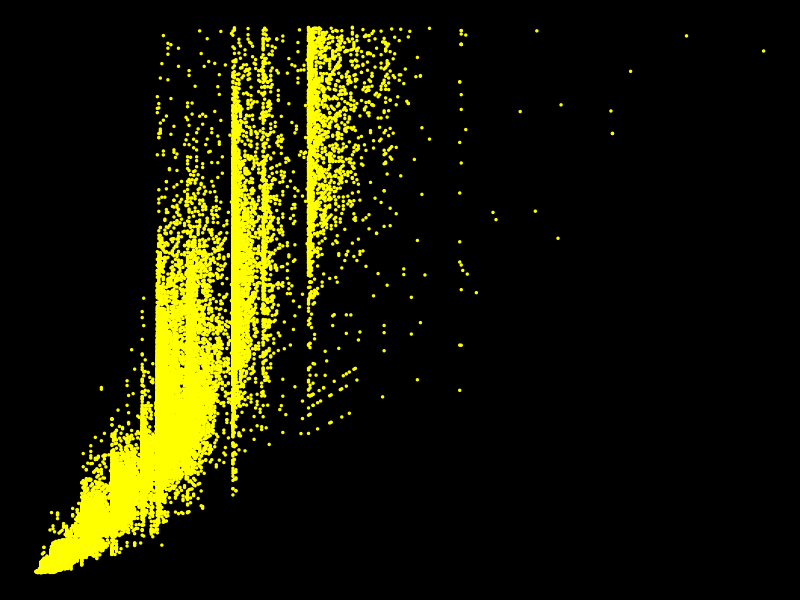

Reproduce this figure in R.
library(tidyverse)

diamonds %>% 
  ggplot(aes(x = carat, y = price)) +
  geom_point(col = "yellow", size = 0.5) +
  theme_void() +
  theme(panel.background = element_rect(fill = "black"))
